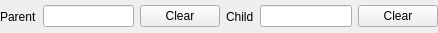
<?xml version="1.0" encoding="UTF-8"?>
<ui version="4.0">
 <class>RelateToolWidget</class>
 <widget class="QWidget" name="RelateToolWidget">
  <property name="geometry">
   <rect>
    <x>0</x>
    <y>0</y>
    <width>438</width>
    <height>33</height>
   </rect>
  </property>
  <property name="windowTitle">
   <string>Form</string>
  </property>
  <layout class="QHBoxLayout" name="horizontalLayout">
   <property name="leftMargin">
    <number>0</number>
   </property>
   <property name="topMargin">
    <number>0</number>
   </property>
   <property name="rightMargin">
    <number>0</number>
   </property>
   <property name="bottomMargin">
    <number>0</number>
   </property>
   <item>
    <widget class="QLabel" name="label">
     <property name="text">
      <string>Parent</string>
     </property>
    </widget>
   </item>
   <item>
    <widget class="QLineEdit" name="parentTable"/>
   </item>
   <item>
    <widget class="QPushButton" name="clearParent">
     <property name="text">
      <string>Clear</string>
     </property>
    </widget>
   </item>
   <item>
    <widget class="QLabel" name="label_2">
     <property name="text">
      <string>Child</string>
     </property>
    </widget>
   </item>
   <item>
    <widget class="QLineEdit" name="childTable"/>
   </item>
   <item>
    <widget class="QPushButton" name="clearChild">
     <property name="text">
      <string>Clear</string>
     </property>
    </widget>
   </item>
  </layout>
 </widget>
 <resources/>
 <connections/>
</ui>
